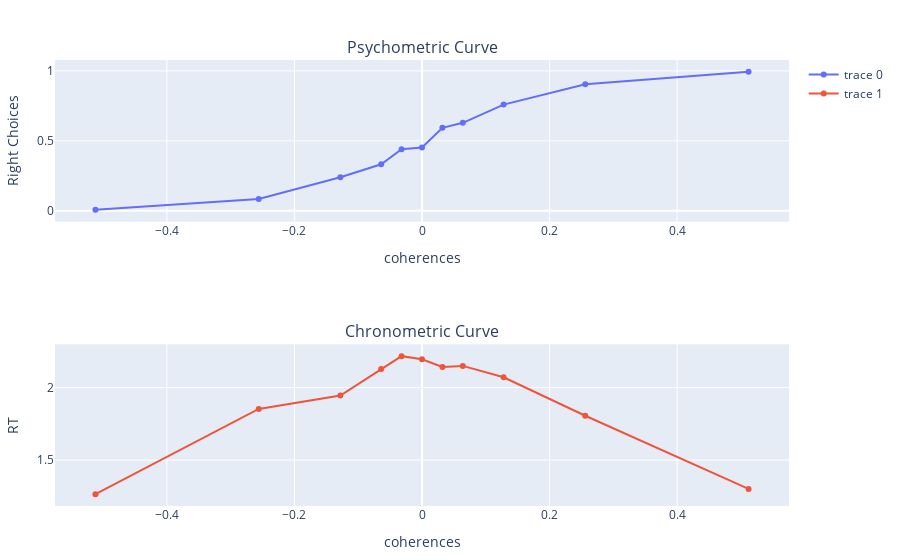

Here is the notebook cell this chart was saved with:
### Code cell
p1 = plot(coherences, p_right, Layout(title="Psychometric Curve",xaxis_title="coherences", yaxis_title="Right Choices"))
#plt.ylabel('Right%')
p2 = plot(coherences, rt, Layout(title="Chronometric Curve",xaxis_title="coherences", yaxis_title="RT"))
p = [p1; p2]

### Figure 1 — Plotly figure (JSON) as saved in the notebook; plotly's stock layout.template omitted (floating-point values rounded to 4 significant figures)
{"data": [{"type": "scatter", "x": [-0.512, -0.256, -0.128, -0.064, -0.032, 0, 0.032, 0.064, 0.128, 0.256, 0.512], "xaxis": "x1", "y": [0.006615, 0.08361, 0.2399, 0.3325, 0.4396, 0.4519, 0.5933, 0.6287, 0.7592, 0.9051, 0.9934], "yaxis": "y1"}, {"type": "scatter", "x": [-0.512, -0.256, -0.128, -0.064, -0.032, 0, 0.032, 0.064, 0.128, 0.256, 0.512], "xaxis": "x2", "y": [1.265, 1.853, 1.945, 2.129, 2.217, 2.195, 2.142, 2.15, 2.072, 1.806, 1.301], "yaxis": "y2"}], "layout": {"annotations": [{"font": {"size": 16}, "showarrow": false, "text": "Psychometric Curve", "x": 0.5, "xanchor": "center", "xref": "paper", "y": 1, "yanchor": "bottom", "yref": "paper"}, {"font": {"size": 16}, "showarrow": false, "text": "Chronometric Curve", "x": 0.5, "xanchor": "center", "xref": "paper", "y": 0.3625, "yanchor": "bottom", "yref": "paper"}], "margin": {"b": 50, "l": 50, "r": 50, "t": 60}, "xaxis1": {"anchor": "y1", "domain": [0, 1], "title": {"text": "coherences"}}, "xaxis2": {"anchor": "y2", "domain": [0, 1], "title": {"text": "coherences"}}, "yaxis1": {"anchor": "x1", "domain": [0.6375, 1], "title": {"text": "Right Choices"}}, "yaxis2": {"anchor": "x2", "domain": [5.551e-17, 0.3625], "title": {"text": "RT"}}}}
